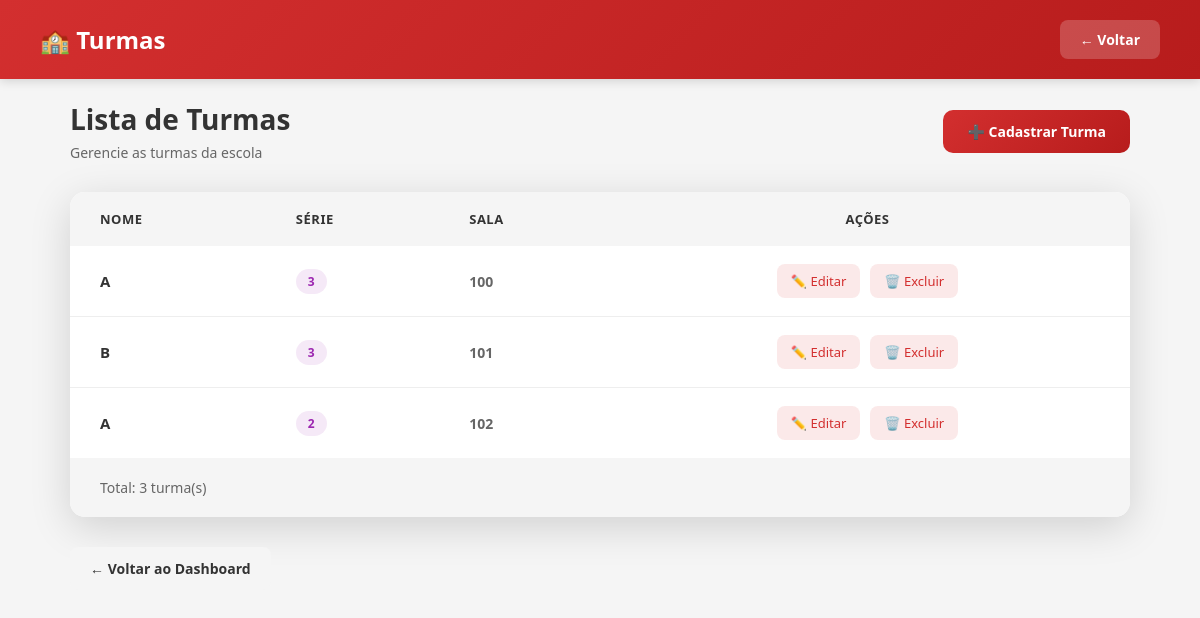
The app's page /turmas (signed in) with its own data.
### tables this page shows
CREATE TABLE turmas(
    id INTEGER PRIMARY KEY AUTOINCREMENT,
    nome TEXT NOT NULL,
    serie TEXT NOT NULL,
    sala TEXT,
    professor_id INTEGER
);

### app.py (the view)
@app.route("/turmas")
def turmas():
    if "usuario" not in session:
        return redirect("/")
    conn = sqlite3.connect("banco.db")
    cursor = conn.cursor()
    cursor.execute("""
    SELECT turmas.*, professores.nome
    FROM turmas

    LEFT JOIN professores
    ON turmas.professor_id = professores.id
    """)
    lista_turmas = cursor.fetchall()
    conn.close()
    return render_template(
        "turmas.html",
        turmas=lista_turmas
    )

### templates/turmas.html (shortened to what this page needs)
<!DOCTYPE html>
<html lang="pt-br">
<head>
    <link rel="stylesheet" href="{{ url_for('static', filename='css/turmas.css') }}">
</head>
<body>
    <div class="header">
        <h1>🏫 Turmas</h1>
        <a href="/dashboard" class="btn-voltar">← Voltar</a>
    </div>
    <div class="container">
        <div class="page-header">
            <div class="title-area">
                <h2>Lista de Turmas</h2>
                <p>Gerencie as turmas da escola</p>
            </div>
            <a href="/cadastrar_turma" class="btn-cadastrar">
                ➕ Cadastrar Turma
            </a>
        </div>
        <div class="table-card">
            <div class="table-wrapper">
                <table>
                    <thead>
                        <tr>
                            <th>Nome</th>
                            <th>Série</th>
                            <th>Sala</th>
                            <th>Ações</th>
                        </tr>
                    </thead>
                    <tbody>
                        {% for turma in turmas %}
                        <tr>
                            <td data-label="Nome" class="turma-nome">{{ turma[1] }}</td>
                            <td data-label="Série">
                                <span class="turma-serie">{{ turma[2] }}</span>
                            </td>
                            <td data-label="Sala" class="turma-sala">{{ turma[3] }}</td>
                            <td data-label="Ações">
                                <div class="actions-cell">
                                    <a href="/editar_turma/{{ turma[0] }}" class="btn-action btn-edit">
                                        ✏️ Editar
                                    </a>
                                    <a href="/excluir_turma/{{ turma[0] }}" class="btn-action btn-delete">
                                        🗑️ Excluir
                                    </a>
                                </div>
                            </td>
                        </tr>
                        {% endfor %}
                    </tbody>
                </table>
            </div>
            <div class="table-footer">
                <p>Total: {{ turmas|length }} turma(s)</p>
            </div>
        </div>
        <div class="voltar-links">
            <a href="/dashboard" class="btn-voltar">
                ← Voltar ao Dashboard
            </a>
        </div>
    </div>
</body>
</html>

### static/css/turmas.css (style rules this page uses)
* { margin: 0; padding: 0; box-sizing: border-box; }
:root { --vermelho: #d32f2f; --vermelho-escuro: #b71c1c; --vermelho-claro: #ff5252; --verde: #4caf50; --laranja: #ff9800; --roxo: #9c27b0; --cinza-escuro: #333333; --cinza-medio: #666666; --cinza-claro: #f5f5f5; --branco: #ffffff; --sombra: rgba(0, 0, 0, 0.1); --sombra-forte: rgba(0, 0, 0, 0.15); }
body { font-family: 'Segoe UI', Tahoma, Geneva, Verdana, sans-serif; background-color: var(--cinza-claro); min-height: 100vh; }
.header { background: linear-gradient(135deg, var(--vermelho) 0%, var(--vermelho-escuro) 100%); color: var(--branco); padding: 20px 40px; display: flex; justify-content: space-between; align-items: center; box-shadow: 0 2px 10px var(--sombra-forte); position: fixed; top: 0; left: 0; right: 0; z-index: 100; }
.header h1 { font-size: 24px; font-weight: 600; display: flex; align-items: center; gap: 12px; }
.header .btn-voltar { background: rgba(255, 255, 255, 0.2); color: var(--branco); padding: 10px 20px; border-radius: 8px; text-decoration: none; font-weight: 600; transition: all 0.3s ease; }
.container { max-width: 1100px; margin: 0 auto; padding: 100px 20px 40px; }
.page-header { display: flex; justify-content: space-between; align-items: center; margin-bottom: 30px; flex-wrap: wrap; gap: 20px; }
.page-header .title-area h2 { color: var(--cinza-escuro); font-size: 28px; }
.page-header .title-area p { color: var(--cinza-medio); font-size: 14px; margin-top: 5px; }
.btn-cadastrar { display: inline-flex; align-items: center; gap: 8px; background: linear-gradient(135deg, var(--vermelho) 0%, var(--vermelho-escuro) 100%); color: var(--branco); padding: 12px 24px; border-radius: 10px; text-decoration: none; font-weight: 600; font-size: 14px; transition: all 0.3s ease; }
.voltar-links { display: flex; gap: 15px; margin-top: 30px; flex-wrap: wrap; }
.btn-voltar { padding: 12px 20px; background: var(--cinza-claro); color: var(--cinza-escuro); border-radius: 8px; text-decoration: none; font-weight: 600; font-size: 14px; transition: all 0.3s ease; display: inline-flex; align-items: center; gap: 8px; }
.table-card { background: var(--branco); border-radius: 15px; box-shadow: 0 10px 40px var(--sombra-forte); overflow: hidden; }
.table-wrapper { overflow-x: auto; }
table { width: 100%; border-collapse: collapse; }
thead { background: var(--cinza-claro); }
thead th { padding: 18px 20px; text-align: left; color: var(--cinza-escuro); font-size: 13px; font-weight: 700; text-transform: uppercase; letter-spacing: 0.5px; white-space: nowrap; }
thead th:first-child { padding-left: 30px; }
thead th:last-child { text-align: center; padding-right: 30px; }
tbody tr { border-bottom: 1px solid #eee; transition: all 0.3s ease; }
tbody tr:last-child { border-bottom: none; }
tbody td { padding: 18px 20px; color: var(--cinza-medio); font-size: 14px; }
tbody td:first-child { padding-left: 30px; font-weight: 600; color: var(--cinza-escuro); }
tbody td:last-child { text-align: center; padding-right: 30px; }
.turma-nome { font-weight: 700; color: var(--cinza-escuro); font-size: 15px; }
.turma-serie { display: inline-flex; padding: 4px 12px; background: rgba(156, 39, 176, 0.1); color: var(--roxo); border-radius: 15px; font-size: 12px; font-weight: 600; }
.turma-sala { font-weight: 600; color: var(--cinza-medio); }
.actions-cell { display: flex; gap: 10px; justify-content: center; }
.btn-action { padding: 8px 14px; border-radius: 8px; font-size: 13px; text-decoration: none; font-weight: 500; transition: all 0.3s ease; display: inline-flex; align-items: center; gap: 5px; }
.btn-edit { background: rgba(211, 47, 47, 0.1); color: var(--vermelho); }
.btn-delete { background: rgba(211, 47, 47, 0.1); color: var(--vermelho); }
.table-footer { padding: 20px 30px; background: var(--cinza-claro); display: flex; justify-content: space-between; align-items: center; flex-wrap: wrap; gap: 15px; }
.table-footer p { color: var(--cinza-medio); font-size: 14px; }

### records on screen
turmas: nome "A", serie "3", sala "100"
turmas: nome "B", serie "3", sala "101"
turmas: nome "A", serie "2", sala "102"

### other values on screen
{{ turmas|length }} "3"
